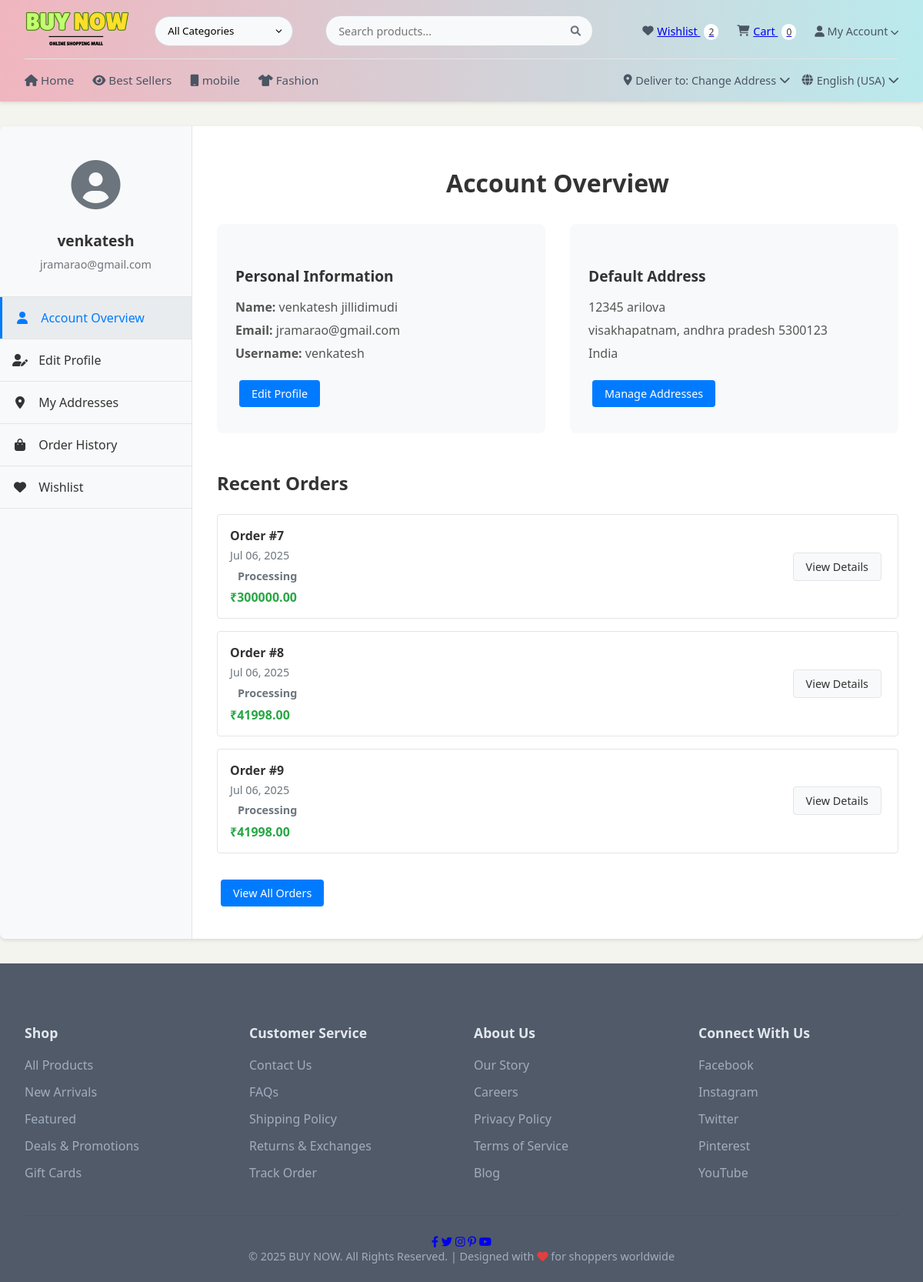
Screenshot of /my-account/ (signed in) with the database file from the repository.
### shop/models.py (models this page shows, shortened)
class CustomerAddress(models.Model):
    user = models.ForeignKey(User, on_delete=models.CASCADE)
    address_type = models.CharField(max_length=20, choices=[('HOME', 'Home'), ('WORK', 'Work')])
    street = models.CharField(max_length=255)
    city = models.CharField(max_length=100)
    state = models.CharField(max_length=100)
    postal_code = models.CharField(max_length=20)
    country = models.CharField(max_length=100, default='India')
    is_default = models.BooleanField(default=False)

class Order(models.Model):
    STATUS_CHOICES = [
        ('P', 'Pending'),
        ('PR', 'Processing'),
        ('S', 'Shipped'),
        ('D', 'Delivered'),
        ('C', 'Cancelled'),
    ]
    user = models.ForeignKey(User, on_delete=models.CASCADE)
    items = models.ManyToManyField(CartItem)
    total_price = models.DecimalField(max_digits=10, decimal_places=2 ,default=0 )
    shipping_address = models.TextField(
        default="Address not provided",  # Or any sensible defaul
        blank=True  # Also add this if the field can be empty
        )
    status = models.CharField(max_length=2, choices=STATUS_CHOICES, default='PR')
    created_at = models.DateTimeField(auto_now_add=True)
    estimated_delivery = models.DateField(
        default=timezone.now() + timedelta(days=7)  # Default to 7 days from now
    )

### shop/views.py (the view)
# urls.py: path('my-account/', views.my_account, name='my_account'),
@login_required
def my_account(request):
    default_address = request.user.customeraddress_set.filter(is_default=True).first()
    return render(request, 'shop/account/my_account.html', {
        'default_address': default_address
    })

### shop/context_processors.py (called while the page is built)
def wishlist_count(request):
    if request.user.is_authenticated:
        wishlist, created = Wishlist.objects.get_or_create(user=request.user)
        return {'wishlist_count': wishlist.products.count()}
    return {'wishlist_count': 0}

def cart_count(request):
    if request.user.is_authenticated:
        try:
            cart = Cart.objects.get(user=request.user)
            return {'cart_count': cart.items.count()}
        except Cart.DoesNotExist:
            return {'cart_count': 0}
    return {'cart_count': 0}

### shop/templates/shop/account/my_account.html (shortened to what this page needs)
{% extends 'shop/base.html' %}
{% load static %}
{% block content %}
<div class="account-container">
    <div class="account-sidebar">
        {% include 'shop/account/account_sidebar.html' %}
    </div>
    <div class="account-content">
        <h2>Account Overview</h2>
        <div class="account-details">
            <div class="detail-card">
                <h3>Personal Information</h3>
                <p><strong>Name:</strong> {{ user.get_full_name|default:"Not set" }}</p>
                <p><strong>Email:</strong> {{ user.email }}</p>
                <p><strong>Username:</strong> {{ user.username }}</p>
                <a href="{% url 'edit_profile' %}" class="btn btn-edit">Edit Profile</a>
            </div>
           <div class="detail-card">
               <h3>Default Address</h3>
             {% if default_address %}
                 <p>{{ default_address.street }}</p>
                 <p>{{ default_address.city }}, {{ default_address.state }} {{ default_address.postal_code }}</p>
                 <p>{{ default_address.country }}</p>
             {% else %}
             <p>No default address set</p>
             {% endif %}
              <a href="{% url 'address_list' %}" class="btn btn-edit">Manage Addresses</a>
            </div>
        </div>
        <div class="recent-orders">
            <h3>Recent Orders</h3>
            {% with recent_orders=user.order_set.all|slice:":3" %}
                {% if recent_orders %}
                    <div class="orders-list">
                        {% for order in recent_orders %}
                        <div class="order-item">
                            <div class="order-info">
                                <p class="order-id">Order #{{ order.id }}</p>
                                <p class="order-date">{{ order.created_at|date:"M d, Y" }}</p>
                                <p class="order-status">{{ order.get_status_display }}</p>
                                <p class="order-total">₹{{ order.total_price }}</p>
                            </div>
                            <a href="#" class="btn btn-view">View Details</a>
                        </div>
                        {% endfor %}
                    </div>
                    <a href="{% url 'order_history' %}" class="btn btn-view-all">View All Orders</a>
                {% else %}
                    <p>You haven't placed any orders yet.</p>
                {% endif %}
            {% endwith %}
        </div>
    </div>
</div>
{% endblock %}

### shop/templates/shop/account/account_sidebar.html
<div class="account-user">
    <div class="account-avatar">
        <i class="fas fa-user-circle"></i>
    </div>
    <div class="account-info">
        <h4>{{ user.username }}</h4>
        <p>{{ user.email }}</p>
    </div>
</div>
<ul class="account-menu">
    <li {% if request.resolver_match.url_name == 'my_account' %}class="active"{% endif %}>
        <a href="{% url 'my_account' %}"><i class="fas fa-user"></i> Account Overview</a>
    </li>
    <li {% if request.resolver_match.url_name == 'edit_profile' %}class="active"{% endif %}>
        <a href="{% url 'edit_profile' %}"><i class="fas fa-user-edit"></i> Edit Profile</a>
    </li>
    <li {% if request.resolver_match.url_name == 'address_list' %}class="active"{% endif %}>
        <a href="{% url 'address_list' %}"><i class="fas fa-map-marker-alt"></i> My Addresses</a>
    </li>
    <li {% if request.resolver_match.url_name == 'order_history' %}class="active"{% endif %}>
        <a href="{% url 'order_history' %}"><i class="fas fa-shopping-bag"></i> Order History</a>
    </li>
    <li {% if request.resolver_match.url_name == 'wishlist' %}class="active"{% endif %}>
        <a href="{% url 'wishlist' %}"><i class="fas fa-heart"></i> Wishlist</a>
    </li>
</ul>

### shop/static/css/base.css (style rules this page uses)
* { margin: 0; padding: 0; box-sizing: border-box; font-family: 'Segoe UI', Arial, sans-serif; }
body { background-color: #f4f4edeb; display: flex; flex-direction: column; min-height: 100vh; }

### shop/static/css/home.css (style rules this page uses)
.btn { padding: 8px 18px; border: none; border-radius: 6px; cursor: pointer; text-decoration: none; font-size: 15px; font-weight: 500; }

### shop/static/css/my_orders.css (style rules this page uses)
.order-id { font-weight: bold; }
.order-status { padding: 3px 10px; border-radius: 12px; font-size: 12px; font-weight: bold; }

### shop/static/css/checkout_address.css (style rules this page uses)
.btn { padding: 10px 20px; background: #007bff; color: white; border: none; border-radius: 4px; cursor: pointer; }

### shop/static/css/product_list.css (style rules this page uses)
.btn { padding: 8px 15px; border: none; border-radius: 4px; cursor: pointer; text-decoration: none; font-size: 14px; }

### shop/static/css/product_detail.css (style rules this page uses)
.btn { padding: 8px 15px; border: none; border-radius: 4px; cursor: pointer; text-decoration: none; font-size: 14px; }

### shop/static/css/wishlist.css (style rules this page uses)
.btn { padding: 8px 15px; border: none; border-radius: 4px; cursor: pointer; text-decoration: none; font-size: 14px; }

### shop/static/css/checkout_payment.css (style rules this page uses)
h2 { text-align: center; margin-bottom: 2rem; color: #333; }

### shop/static/css/order_confirmation.css (style rules this page uses)
.btn { display: inline-block; padding: 10px 20px; background: #007bff; color: white; text-decoration: none; border-radius: 4px; margin: 10px 5px; }

### shop/static/css/account.css (style rules this page uses)
.account-container { display: flex; max-width: 1200px; margin: 2rem auto; background: white; border-radius: 8px; box-shadow: 0 2px 5px rgba(0,0,0,0.1); overflow: hidden; }
.account-sidebar { width: 250px; background: #f8f9fa; border-right: 1px solid #e5e5e5; }
.account-user { padding: 2rem 1rem; text-align: center; border-bottom: 1px solid #e5e5e5; }
.account-avatar { font-size: 4rem; color: #6c757d; margin-bottom: 1rem; }
.account-info h4 { margin-bottom: 0.5rem; color: #333; }
.account-info p { color: #6c757d; font-size: 0.9rem; }
.account-menu { list-style: none; padding: 0; }
.account-menu li { border-bottom: 1px solid #e5e5e5; }
.account-menu li a { display: block; padding: 1rem; color: #333; text-decoration: none; transition: all 0.3s; }
.account-menu li a i { width: 20px; margin-right: 10px; text-align: center; }
.account-menu li.active a { background: #e9ecef; color: #007bff; border-left: 3px solid #007bff; }
.account-content { flex: 1; padding: 2rem; }
.account-content h2 { margin-bottom: 2rem; color: #333; }
.account-details { display: grid; grid-template-columns: repeat(auto-fit, minmax(300px, 1fr)); gap: 2rem; margin-bottom: 3rem; }
.detail-card { background: #f8f9fa; padding: 1.5rem; border-radius: 8px; }
.detail-card h3 { margin-bottom: 1rem; color: #333; font-size: 1.2rem; }
.detail-card p { margin-bottom: 0.5rem; color: #555; }
.btn-edit { display: inline-block; margin-top: 1rem; padding: 0.5rem 1rem; background: #007bff; color: white; border-radius: 4px; text-decoration: none; font-size: 0.9rem; }
.recent-orders h3 { margin-bottom: 1.5rem; color: #333; }
.orders-list { margin-bottom: 1.5rem; }
.order-item { display: flex; justify-content: space-between; align-items: center; padding: 1rem; border: 1px solid #e5e5e5; border-radius: 4px; margin-bottom: 1rem; }
.order-info { flex: 1; }
.order-id { font-weight: bold; color: #333; margin-bottom: 0.3rem; }
.order-date, .order-status { color: #6c757d; font-size: 0.9rem; margin-bottom: 0.3rem; }
.order-total { color: #28a745; font-weight: bold; }
.btn-view { padding: 0.5rem 1rem; background: #f8f9fa; color: #333; border: 1px solid #e5e5e5; border-radius: 4px; text-decoration: none; font-size: 0.9rem; }
.btn-view-all { display: inline-block; padding: 0.5rem 1rem; background: #007bff; color: white; border-radius: 4px; text-decoration: none; font-size: 0.9rem; }

### shop/static/css/admin_dashboard.css (style rules this page uses)
h2, h3, h4 { color: #343a40; margin-bottom: 1rem; }
h2 { text-align: center; font-size: 2rem; margin: 20px 0; }
h3 { font-size: 1.5rem; margin-top: 30px; }
h4 { font-size: 1.2rem; }

### rows the page displays
CustomerAddress: street "12345 arilova", city "visakhapatnam", state "andhra pradesh", postal_code "5300123", country "India"
Order: id "7", created_at "Jul 06, 2025", status "Processing", total_price "300000.00"
Order: id "8", created_at "Jul 06, 2025", status "Processing", total_price "41998.00"
Order: id "9", created_at "Jul 06, 2025", status "Processing", total_price "41998.00"

### other values shown
{{ wishlist_count }} "2"
{{ cart_count }} "0"
{{ user.username }} "venkatesh"
{{ user.email }} "jramarao@gmail.com"
{{ user.get_full_name|default:"Not set" }} "venkatesh jillidimudi"
